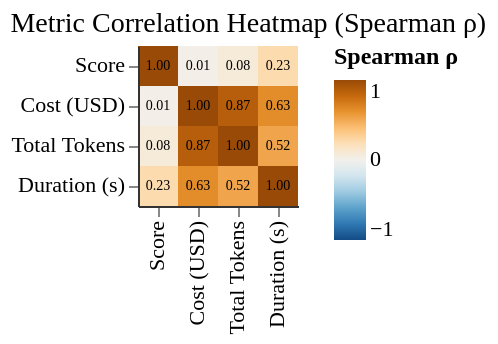

This figure's Vega-Lite source:
### Vega-Lite specification from a JSON file in a GitHub repository (floating-point values rounded to 4 significant figures)
{"config": {"font": "serif", "axis": {"labelFontSize": 11, "titleFontSize": 13, "gridColor": "#e0e0e0", "domainColor": "#333333"}, "legend": {"labelFontSize": 11, "titleFontSize": 12}, "title": {"fontSize": 14, "anchor": "start", "fontWeight": "normal"}, "view": {"stroke": null, "continuousWidth": 400, "continuousHeight": 300, "strokeWidth": 0}, "mark": {"tooltip": true}}, "layer": [{"mark": {"type": "rect"}, "encoding": {"color": {"field": "rho", "scale": {"domain": [-1, 1], "scheme": "blueorange"}, "title": "Spearman ρ", "type": "quantitative"}, "tooltip": [{"field": "metric1", "title": "Metric 1", "type": "ordinal"}, {"field": "metric2", "title": "Metric 2", "type": "ordinal"}, {"field": "rho", "format": ".3f", "title": "Spearman ρ", "type": "quantitative"}, {"field": "p_value", "format": ".4f", "title": "p-value", "type": "quantitative"}], "x": {"field": "metric1", "sort": ["Score", "Cost (USD)", "Total Tokens", "Duration (s)"], "title": "", "type": "ordinal"}, "y": {"field": "metric2", "sort": ["Score", "Cost (USD)", "Total Tokens", "Duration (s)"], "title": "", "type": "ordinal"}}}, {"mark": {"type": "text", "baseline": "middle", "fontSize": 7}, "encoding": {"color": {"value": "black"}, "text": {"field": "label", "type": "nominal"}, "x": {"field": "metric1", "sort": ["Score", "Cost (USD)", "Total Tokens", "Duration (s)"], "type": "ordinal"}, "y": {"field": "metric2", "sort": ["Score", "Cost (USD)", "Total Tokens", "Duration (s)"], "type": "ordinal"}}}], "data": {"name": "data-e8cf7e7922b4f5ea5fa78fe7a2552274"}, "title": "Metric Correlation Heatmap (Spearman ρ)", "$schema": "https://vega.github.io/schema/vega-lite/v6.1.0.json", "datasets": {"data-e8cf7e7922b4f5ea5fa78fe7a2552274": [{"agent_model": "claude-haiku-4-5", "metric1": "Score", "metric2": "Score", "rho": 1.0, "p_value": 0.0, "label": "1.00", "p_value_corrected": 0.0, "significant": true}, {"agent_model": "claude-haiku-4-5", "metric1": "Score", "metric2": "Cost (USD)", "rho": 0.01231, "p_value": 0.6861, "label": "0.01", "p_value_corrected": 1.0, "significant": false}, {"agent_model": "claude-haiku-4-5", "metric1": "Score", "metric2": "Total Tokens", "rho": 0.07734, "p_value": 0.01101, "label": "0.08", "p_value_corrected": 0.04402, "significant": true}, {"agent_model": "claude-haiku-4-5", "metric1": "Score", "metric2": "Duration (s)", "rho": 0.2317, "p_value": 1.236e-14, "label": "0.23", "p_value_corrected": 7.416e-14, "significant": true}, {"agent_model": "claude-haiku-4-5", "metric1": "Cost (USD)", "metric2": "Score", "rho": 0.01231, "p_value": 0.6861, "label": "0.01", "p_value_corrected": 1.0, "significant": false}, {"agent_model": "claude-haiku-4-5", "metric1": "Cost (USD)", "metric2": "Cost (USD)", "rho": 1.0, "p_value": 0.0, "label": "1.00", "p_value_corrected": 0.0, "significant": true}, {"agent_model": "claude-haiku-4-5", "metric1": "Cost (USD)", "metric2": "Total Tokens", "rho": 0.8694, "p_value": 0.0, "label": "0.87", "p_value_corrected": 0.0, "significant": true}, {"agent_model": "claude-haiku-4-5", "metric1": "Cost (USD)", "metric2": "Duration (s)", "rho": 0.6315, "p_value": 3.109e-121, "label": "0.63", "p_value_corrected": 3.109e-120, "significant": true}, {"agent_model": "claude-haiku-4-5", "metric1": "Total Tokens", "metric2": "Score", "rho": 0.07734, "p_value": 0.01101, "label": "0.08", "p_value_corrected": 0.04402, "significant": true}, {"agent_model": "claude-haiku-4-5", "metric1": "Total Tokens", "metric2": "Cost (USD)", "rho": 0.8694, "p_value": 0.0, "label": "0.87", "p_value_corrected": 0.0, "significant": true}, {"agent_model": "claude-haiku-4-5", "metric1": "Total Tokens", "metric2": "Total Tokens", "rho": 1.0, "p_value": 0.0, "label": "1.00", "p_value_corrected": 0.0, "significant": true}, {"agent_model": "claude-haiku-4-5", "metric1": "Total Tokens", "metric2": "Duration (s)", "rho": 0.5161, "p_value": 1.506e-74, "label": "0.52", "p_value_corrected": 1.205e-73, "significant": true}, {"agent_model": "claude-haiku-4-5", "metric1": "Duration (s)", "metric2": "Score", "rho": 0.2317, "p_value": 1.236e-14, "label": "0.23", "p_value_corrected": 7.416e-14, "significant": true}, {"agent_model": "claude-haiku-4-5", "metric1": "Duration (s)", "metric2": "Cost (USD)", "rho": 0.6315, "p_value": 3.109e-121, "label": "0.63", "p_value_corrected": 3.109e-120, "significant": true}, {"agent_model": "claude-haiku-4-5", "metric1": "Duration (s)", "metric2": "Total Tokens", "rho": 0.5161, "p_value": 1.506e-74, "label": "0.52", "p_value_corrected": 1.205e-73, "significant": true}, {"agent_model": "claude-haiku-4-5", "metric1": "Duration (s)", "metric2": "Duration (s)", "rho": 1.0, "p_value": 0.0, "label": "1.00", "p_value_corrected": 0.0, "significant": true}]}}
